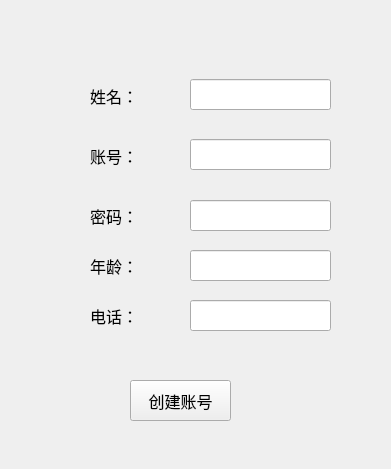
<?xml version="1.0" encoding="UTF-8"?>
<ui version="4.0">
 <class>RgClass</class>
 <widget class="QWidget" name="RgClass">
  <property name="geometry">
   <rect>
    <x>0</x>
    <y>0</y>
    <width>391</width>
    <height>469</height>
   </rect>
  </property>
  <property name="minimumSize">
   <size>
    <width>0</width>
    <height>0</height>
   </size>
  </property>
  <property name="maximumSize">
   <size>
    <width>99999</width>
    <height>99999</height>
   </size>
  </property>
  <property name="windowTitle">
   <string>注册账号</string>
  </property>
  <widget class="QPushButton" name="PsBt_CreatAcc">
   <property name="geometry">
    <rect>
     <x>130</x>
     <y>380</y>
     <width>101</width>
     <height>41</height>
    </rect>
   </property>
   <property name="font">
    <font>
     <pointsize>12</pointsize>
    </font>
   </property>
   <property name="text">
    <string>创建账号</string>
   </property>
  </widget>
  <widget class="QLabel" name="Lab_Name">
   <property name="geometry">
    <rect>
     <x>90</x>
     <y>80</y>
     <width>54</width>
     <height>31</height>
    </rect>
   </property>
   <property name="font">
    <font>
     <pointsize>12</pointsize>
    </font>
   </property>
   <property name="text">
    <string>姓名：</string>
   </property>
  </widget>
  <widget class="QLabel" name="Lab_ID">
   <property name="geometry">
    <rect>
     <x>90</x>
     <y>140</y>
     <width>54</width>
     <height>31</height>
    </rect>
   </property>
   <property name="font">
    <font>
     <pointsize>12</pointsize>
    </font>
   </property>
   <property name="text">
    <string>账号：</string>
   </property>
  </widget>
  <widget class="QLineEdit" name="LiEd_Name">
   <property name="geometry">
    <rect>
     <x>190</x>
     <y>79</y>
     <width>141</width>
     <height>31</height>
    </rect>
   </property>
  </widget>
  <widget class="QLineEdit" name="LiEd_ID">
   <property name="geometry">
    <rect>
     <x>190</x>
     <y>139</y>
     <width>141</width>
     <height>31</height>
    </rect>
   </property>
  </widget>
  <widget class="QLabel" name="Lab_PsWd">
   <property name="geometry">
    <rect>
     <x>90</x>
     <y>200</y>
     <width>54</width>
     <height>31</height>
    </rect>
   </property>
   <property name="font">
    <font>
     <pointsize>12</pointsize>
    </font>
   </property>
   <property name="text">
    <string>密码：</string>
   </property>
  </widget>
  <widget class="QLineEdit" name="LiEd_PsWd">
   <property name="geometry">
    <rect>
     <x>190</x>
     <y>200</y>
     <width>141</width>
     <height>31</height>
    </rect>
   </property>
  </widget>
  <widget class="QLabel" name="Lab_Age">
   <property name="geometry">
    <rect>
     <x>90</x>
     <y>250</y>
     <width>54</width>
     <height>31</height>
    </rect>
   </property>
   <property name="font">
    <font>
     <pointsize>12</pointsize>
    </font>
   </property>
   <property name="text">
    <string>年龄：</string>
   </property>
  </widget>
  <widget class="QLineEdit" name="LiEd_Age">
   <property name="geometry">
    <rect>
     <x>190</x>
     <y>250</y>
     <width>141</width>
     <height>31</height>
    </rect>
   </property>
  </widget>
  <widget class="QLabel" name="Lab_Phone">
   <property name="geometry">
    <rect>
     <x>90</x>
     <y>300</y>
     <width>54</width>
     <height>31</height>
    </rect>
   </property>
   <property name="font">
    <font>
     <pointsize>12</pointsize>
    </font>
   </property>
   <property name="text">
    <string>电话：</string>
   </property>
  </widget>
  <widget class="QLineEdit" name="LiEd_Phone">
   <property name="geometry">
    <rect>
     <x>190</x>
     <y>300</y>
     <width>141</width>
     <height>31</height>
    </rect>
   </property>
  </widget>
 </widget>
 <layoutdefault spacing="6" margin="11"/>
 <resources/>
 <connections/>
</ui>
